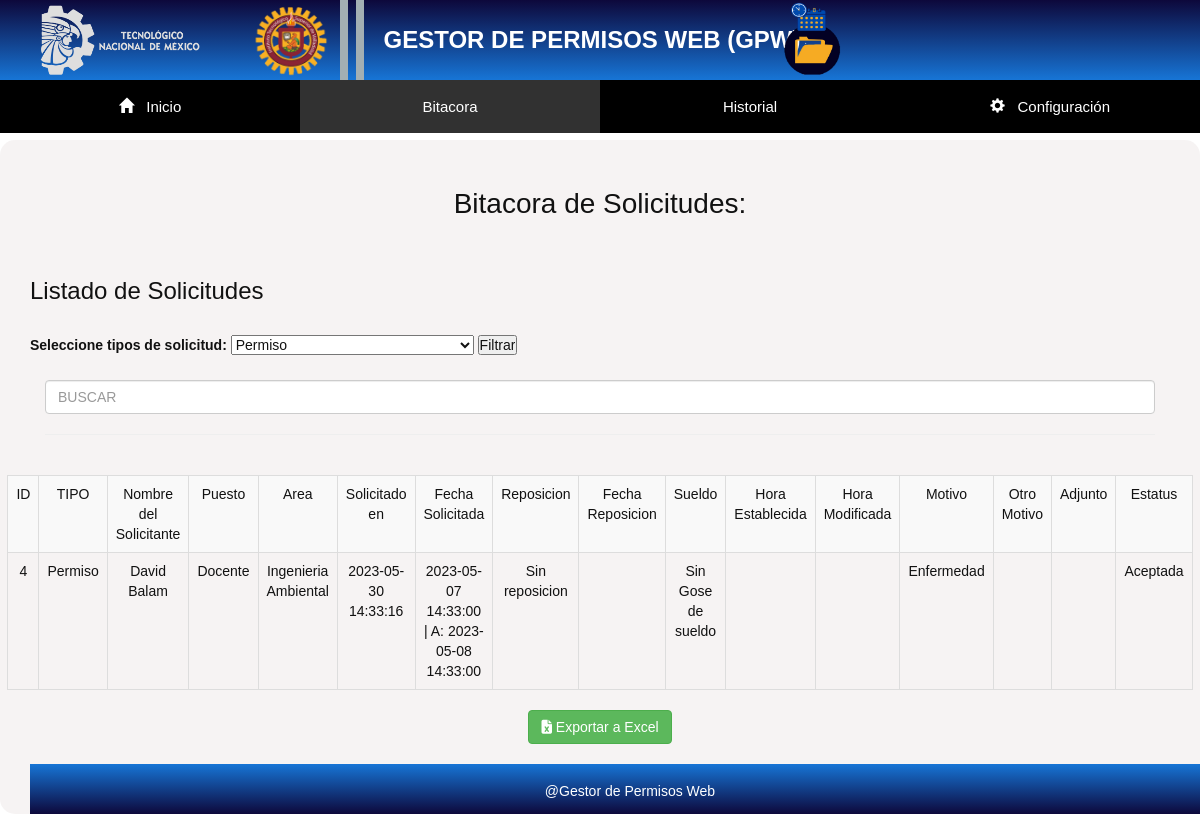
The app's page /ROL3/bitacora.php (signed in) with its own data.
### tables this page shows
CREATE TABLE IF NOT EXISTS `solicitud` (
  `ID` smallint NOT NULL AUTO_INCREMENT,
  `Tipo_solicitud_ID` smallint DEFAULT NULL,
  `Request_at` datetime DEFAULT CURRENT_TIMESTAMP,
  `de_fecha` datetime DEFAULT NULL,
  `a_fecha` datetime DEFAULT NULL,
  `reposicion` text,
  `fecha_r1` datetime DEFAULT NULL,
  `fecha_r2` datetime DEFAULT NULL,
  `sueldo` text,
  `hora_establecida` varchar(50) DEFAULT NULL,
  `Hora_modificada` varchar(50) DEFAULT NULL,
  `motivo` text,
  `otro` text,
  `adjunto` longblob,
  `motivo_id` smallint DEFAULT NULL,
  `User_ID` smallint DEFAULT NULL,
  `Estado_ID` smallint DEFAULT NULL,
  PRIMARY KEY (`ID`),
  KEY `Tipo_solicitud_ID` (`Tipo_solicitud_ID`),
  KEY `User_ID` (`User_ID`),
  KEY `Estado_ID` (`Estado_ID`),
  KEY `motivo_id` (`motivo_id`)
);

CREATE TABLE IF NOT EXISTS `tipo_solicitud` (
  `ID` smallint NOT NULL AUTO_INCREMENT,
  `Tipo_solicitud_nombre` varchar(45) DEFAULT NULL,
  `Tipo_solicitud_valor` int DEFAULT NULL,
  PRIMARY KEY (`ID`)
);

CREATE TABLE IF NOT EXISTS `perfil` (
  `id` smallint NOT NULL AUTO_INCREMENT,
  `nombre` text NOT NULL,
  `apellido` text NOT NULL,
  `sexo` varchar(50) NOT NULL,
  `area` text NOT NULL,
  `puesto` text NOT NULL,
  `create_at` datetime DEFAULT CURRENT_TIMESTAMP,
  `update_at` datetime DEFAULT CURRENT_TIMESTAMP,
  `User_ID` smallint NOT NULL,
  PRIMARY KEY (`id`),
  KEY `User_ID` (`User_ID`)
);

CREATE TABLE IF NOT EXISTS `estado` (
  `ID` smallint NOT NULL AUTO_INCREMENT,
  `Estado_nombre` varchar(45) DEFAULT NULL,
  `Estado_valor` int DEFAULT NULL,
  PRIMARY KEY (`ID`)
);

### ROL3/bitacora.php (the view, shortened to what this page needs)
<?php
include_once '../DB/Db.php';
?>
<!DOCTYPE html>
<html lang="es">
<head>
  <link rel="stylesheet" href="https://maxcdn.bootstrapcdn.com/bootstrap/3.4.0/css/bootstrap.min.css">
  <link rel="stylesheet" href="../CSS/Inicio.css">
  <link rel="stylesheet" href="../CSS/Normalize.css">
  <link rel="stylesheet" href="../assets/js/bootstrap.min.js">
  <link rel="stylesheet" href="https://cdnjs.cloudflare.com/ajax/libs/font-awesome/6.4.0/css/all.min.css"
 />
</head>
<body id="texto-normal">
  <header id="barra" class="text-white">
    GESTOR DE PERMISOS WEB (GPW)
    <img src="../IMG/LogoTecNMBlanco.png" class="log1">
    <img src="../IMG/LogIts.png" class="log2">
    <img src="../IMG/Logo.png" class="log3">
    <div class="rectangulo1"></div>
    <div class="rectangulo2"></div>
  </header>
  <nav class="menu" id="texto-normal">
    <ul>
      <li class="nivel1"><a href="Inicio3.php" class="nivel1"><span class="glyphicon glyphicon-home"></span> &nbsp
          Inicio</a></li>
      <li class="nivel1"><a href="bitacora.php" class="nivel1" id="hov">Bitacora</a></li>
      <li class="nivel1"><a href="Historial3.php" class="nivel1">Historial</a></li>
      <li class="nivel1"><a href="#" class="nivel1"><span class="glyphicon glyphicon-cog"></span> &nbsp;
          Configuración</a>
      </li>
    </ul>
  </nav>
  <section class="center-container2" id="texto-centrar">
    <h1 class="bolt-lightning">Bitacora de Solicitudes:</h1>
    <br>
    <div id="texto-izquierda">
      <h3>Listado de Solicitudes</h3>
      <br>
      <form method="POST" action="">
      <label for="menuDesplegable">Seleccione tipos de solicitud:</label>
      <select id="menuDesplegable" name="tipoSolicitud">
        <option value="Permiso" <?php echo (isset($_POST['tipoSolicitud']) && $_POST['tipoSolicitud'] == 'Permiso') ? 'selected' : ''; ?>>Permiso</option>
      </select>
      <input type="submit" value="Filtrar">
    </form>
    </div><br>
    <div class="container-fluid">
      <form class="d-flex">
        <input class="form-control m-2 light-table-filter" data-table="table_id" type="text" placeholder="BUSCAR">
        <hr>
      </form>
      <br>
    </div>
    <div id="items-centrados">
      <table class="table table-hover table-bordered table table-light table-striped table_id">
        <?php
        if(isset($_SESSION['username'])) {
          $query = "SELECT solicitud.ID, tipo_solicitud.Tipo_solicitud_nombre, perfil.nombre, perfil.apellido, perfil.puesto, perfil.area,
            solicitud.Request_at, solicitud.de_fecha, solicitud.a_fecha, solicitud.reposicion, solicitud.fecha_r1, solicitud.fecha_r2,
            solicitud.sueldo, solicitud.hora_establecida, solicitud.hora_modificada, solicitud.motivo, solicitud.otro, solicitud.adjunto, estado.Estado_nombre
            FROM solicitud
            JOIN tipo_solicitud ON solicitud.Tipo_solicitud_ID = tipo_solicitud.ID
            JOIN perfil ON solicitud.User_ID = perfil.User_ID
            JOIN estado ON solicitud.Estado_ID = estado.ID
            WHERE solicitud.Estado_ID IN (32)";
          $result = $MySQLiconn->query($query);
          if($result->num_rows > 0) {
            echo '<tr class="fw-bold">
              <td>ID</td>
              <td>TIPO</td>
              <td>Nombre del Solicitante</td>
              <td>Puesto</td>
              <td>Area</td>
              <td>Solicitado en</td>
              <td>Fecha Solicitada</td>
              <td>Reposicion</td>
              <td>Fecha Reposicion</td>
              <td>Sueldo</td>
              <td>Hora Establecida</td>
              <td>Hora Modificada</td>
              <td>Motivo</td>
              <td>Otro Motivo</td>
              <td>Adjunto</td>
              <td>Estatus</td>
            </tr>';
            while($row = $result->fetch_assoc()) {
              $solicitudID = $row['ID'];
              $tipoSolicitudNombre = $row['Tipo_solicitud_nombre'];
              $nombre = $row['nombre'];
              $apellido = $row['apellido'];
              $puesto = $row['puesto'];
              $area = $row['area'];
              $requestAt = $row['Request_at'];
              $deFecha = $row['de_fecha'];
              $aFecha = $row['a_fecha'];
              $reposicion = $row['reposicion'];
              $fechaR1 = $row['fecha_r1'];
              $fechaR2 = $row['fecha_r2'];
              $gsueldo = $row['sueldo'];
              $horaEstablecida = $row['hora_establecida'];
              $horaModificada = $row['hora_modificada'];
              $motivo = $row['motivo'];
              $otro = $row['otro'];
              $adjunto = $row['adjunto'];
              $estadoNombre = $row['Estado_nombre'];
              $fileURL = "../Adjuntos_tmp/".$adjunto;
              $fileName = basename($fileURL);
              echo '<tr>';
              echo '<td>'.(!empty($solicitudID) ? $solicitudID : '').'</td>';
              echo '<td>'.(!empty($tipoSolicitudNombre) ? $tipoSolicitudNombre : '').'</td>';
              echo '<td>'.(!empty($nombre) ? $nombre.' '.$apellido : '').'</td>';
              echo '<td>'.(!empty($puesto) ? $puesto : '').'</td>';
              echo '<td>'.(!empty($area) ? $area : '').'</td>';
              echo '<td>'.(!empty($requestAt) ? $requestAt : '').'</td>';
              echo '<td>'.((!empty($deFecha) && !empty($aFecha)) ? $deFecha.'  | A:   '.$aFecha : '').'</td>';
              echo '<td>'.(!empty($reposicion) ? $reposicion : '').'</td>';
              echo '<td>'.((!empty($fechaR1) && !empty($fechaR2)) ? $fechaR1.'   | A:   '.$fechaR2 : '').'</td>';
              echo '<td>'.(!empty($gsueldo) ? $gsueldo : '').'</td>';
              echo '<td>'.(!empty($horaEstablecida) ? $horaEstablecida : '').'</td>';
              echo '<td>'.(!empty($horaModificada) ? $horaModificada : '').'</td>';
              echo '<td>'.(!empty($motivo) ? $motivo : '').'</td>';
              echo '<td>'.(!empty($otro) ? $otro : '').'</td>';
              echo '<td>'.((!empty($adjunto) && !empty($fileURL)) ? $adjunto.' <a href="'.$fileURL.'" download="'.$fileName.'">_____
                    <span class="glyphicon glyphicon-download-alt"></span></a> ' : '').'</td>';
              echo '<td>'.(!empty($estadoNombre) ? $estadoNombre : '').'</td>';
              echo '</tr>';
            }
          } else {
            echo '<div>';
            echo '<br>';
            echo '<strong>No hay solicitudes Finalizadas actualmente !!!</strong>';
            echo '</div>';
          }
        }
        ?>
      </table>
    </div>
    <div>
      <button type="button" id="exportButton" class="btn btn-success">
        <i class="fas fa-file-excel"></i> Exportar a Excel</button>
        <br><br><br>
    </div>
    <footer class="sfooter">
      <div id="texto-centrar" class="text-white">
        <h5>@Gestor de Permisos Web</h5>
      </div>
    </footer>
</body>
</html>

### CSS/Inicio.css (style rules this page uses)
* { margin: 0; padding: 0; }
body { font-family: sans-serif; color: #FFFFFF; }
#texto-normal { font-family: sans-serif; color: #111111; }
.text-white { font-family: sans-serif; color: white; }
#texto-centrar { text-align: center; }
#texto-izquierda { text-align: left; }
#hov { background-color:rgb(49, 49, 49) ; }
#items-centrados { display: flex; justify-content: center; }
#barra { width: 100%; height: 80px; display:flex; justify-content:center; align-items: center; font-family: Sans-serif; font-size: 24px; font-weight: 700; background: linear-gradient(180deg, #0D083B, #1775D6); position: fixed; z-index: 100; top: 0; }
.log1 { left: 40px; width: 160px; height: 70px; position: absolute; display: flex; align-items: center; }
.log2 { left: 250px; width: 80px; height: 80px; position: absolute; display: flex; align-items: center; }
.log3 { width: 80px; height: 80px; position: absolute; right: 29%; display: flex; align-items: center; }
.rectangulo1 { width: 8px; height: 80px; position: relative; right: 37%; background-color: rgb(163, 175, 179); }
.rectangulo2 { width: 8px; height: 80px; position: relative; right: 39%; background-color: rgb(163, 175, 179); }
.menu { text-align: center; font-family: sans-serif; font-size: 15px; width: 100%; position:fixed; z-index: 100; top: 80px; }
.menu ul { list-style-type: none; margin: 0px 0px 0px; padding: 0px 0px 0px 0px; }
.menu ul li { width: 25%; }
.menu ul li a { display: block; text-decoration: none; color: #fff; background: black; padding: 16px; }
.menu ul li.nivel1 { float: left; margin-right: 0px; }
.menu ul li a.nivel1, #menu ul li a.nivel2 { display: block; position: relative; }
nav li { margin-right: 12px; }
.center-container2 { width: 100%; text-align: center; margin: auto; padding: 30px; background-color: rgba(243, 239, 239, 0.705); border-radius: 15px; position: relative; top: 140px; }
.sfooter { width: 100%; height: 50px; font-family: Sans-serif; padding: 1rem; font-size: 16px; background: linear-gradient(180deg, #1775D6, #0D083B); position: fixed; z-index: 100; bottom: 0; }

### records on screen
solicitud: ID "4", Tipo_solicitud_ID.Tipo_solicitud_nombre "Permiso", perfil.nombre "David", perfil.apellido "Balam", perfil.puesto "Docente", perfil.area "Ingenieria Ambiental", Request_at "2023-05-30 14:33:16", de_fecha "2023-05-07 14:33:00", a_fecha "2023-05-08 14:33:00", reposicion "Sin reposicion", sueldo "Sin Gose de sueldo", motivo "Enfermedad", Estado_ID.Estado_nombre "Aceptada"
